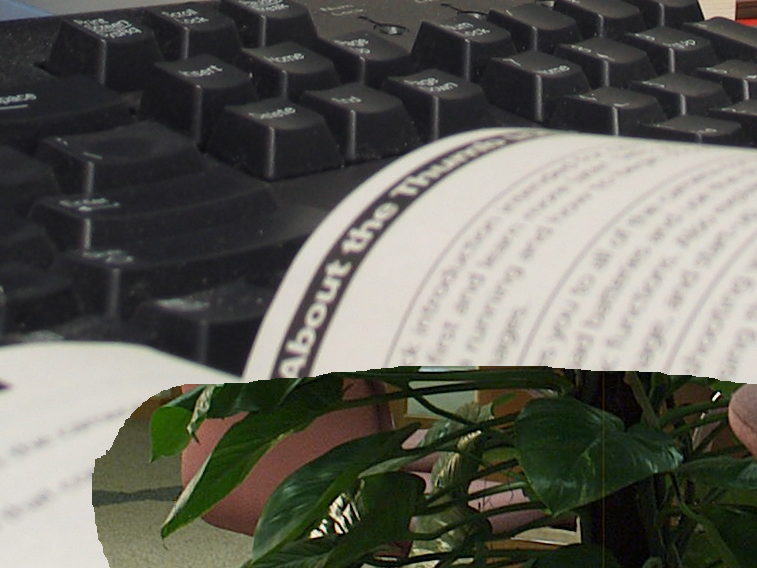
#> input picture Image-Splicing/TestCases/4.png, 757 x 568 px, given in place of 4.jpg, which was not available
$ python JPEG.py   (Python 2 division)   (older library calls are emulated)
#> lines starting #> are read from the running program, lines starting #| are printed output that depends on the picture

import cv2
import numpy as np

# table of [luminance, chrominance, chrominance]
std_quant_tbl = [
  [
  [16,  11,  10,  16,  24,  40,  51,  61],
  [12,  12,  14,  19,  26,  58,  60,  55],
  [14,  13,  16,  24,  40,  57,  69,  56],
  [14,  17,  22,  29,  51,  87,  80,  62],
  [18,  22,  37,  56,  68, 109, 103,  77],
  [24,  35,  55,  64,  81, 104, 113,  92],
  [49,  64,  78,  87, 103, 121, 120, 101],
  [72,  92,  95,  98, 112, 100, 103,  99]
  ],
  [
  [17,  18,  24,  47,  99,  99,  99,  99],
  [18,  21,  26,  66,  99,  99,  99,  99],
  [24,  26,  56,  99,  99,  99,  99,  99],
  [47,  66,  99,  99,  99,  99,  99,  99],
  [99,  99,  99,  99,  99,  99,  99,  99],
  [99,  99,  99,  99,  99,  99,  99,  99],
  [99,  99,  99,  99,  99,  99,  99,  99],
  [99,  99,  99,  99,  99,  99,  99,  99]
  ],
  [
  [17,  18,  24,  47,  99,  99,  99,  99],
  [18,  21,  26,  66,  99,  99,  99,  99],
  [24,  26,  56,  99,  99,  99,  99,  99],
  [47,  66,  99,  99,  99,  99,  99,  99],
  [99,  99,  99,  99,  99,  99,  99,  99],
  [99,  99,  99,  99,  99,  99,  99,  99],
  [99,  99,  99,  99,  99,  99,  99,  99],
  [99,  99,  99,  99,  99,  99,  99,  99]
  ]
]

def JPEG_DCT(imgfile):
    # 3 channels x 8 bits, indexed-colors
#> called with imgfile = '4.jpg'
    img = cv2.imread(imgfile, cv2.CV_LOAD_IMAGE_COLOR)
#> img is the input picture: shape (568, 757, 3); mean B, G, R 89.4, 97.7, 98
    wndName = "original indexed-color"
    cv2.namedWindow(wndName, cv2.WINDOW_AUTOSIZE)
    cv2.imshow(wndName, img)

    iHeight, iWidth = img.shape[:2]
#> iHeight = 568; iWidth = 757
    print "size:", iWidth, "x", iHeight
#| size: 757 x 568

    # set size to multiply of 8
    if (iWidth % 8) != 0:
        filler = img[:,iWidth-1:,:]
#> filler = 568 rows, first 8: [65, 77, 115], [34, 48, 86], [30, 42, 73], [37, 48, 79], [40, 48, 78], [35, 40, 68], [30, 34, 59], [40, 45, 70]
        #print "width filler size", filler.shape
        for i in range(8 - (iWidth % 8)):
            img = np.append(img, filler, 1)
#> this loop made 3 passes
#> pass 3, in JPEG_DCT, `img = np.append(img, filler, 1)`:
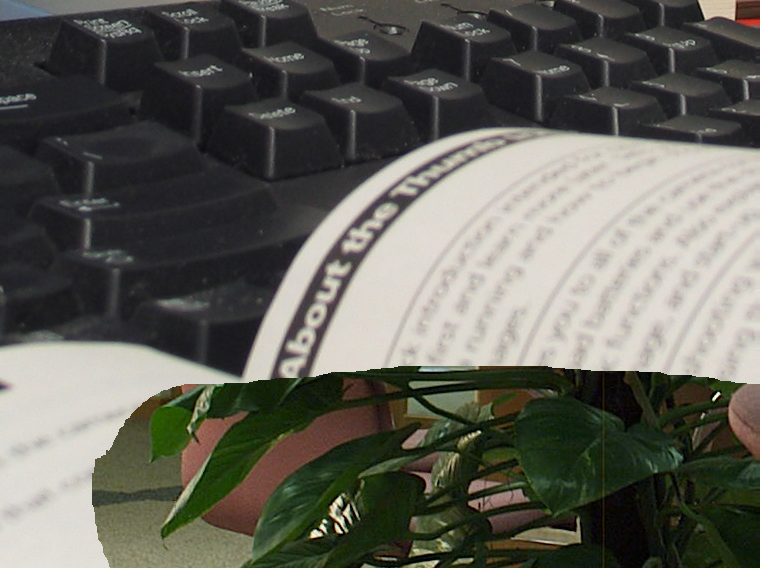
#> img: shape (568, 760, 3); mean B, G, R 89.5, 97.8, 98.2

    if (iHeight % 8) != 0:
        filler = img[iHeight-1:,:,:]
        #print "height filler size", filler.shape
        for i in range(8 - (iHeight % 8)):
            img = np.append(img, filler, 0)

    iHeight, iWidth = img.shape[:2]
#> iWidth = 760
    print "new size:", iWidth, "x", iHeight
#| new size: 760 x 568

    # convert to YCrCb, Y=luminance, Cr/Cb=red/blue-difference chrominance
    img = cv2.cvtColor(img, cv2.COLOR_BGR2YCR_CB)
#> img: shape (568, 760, 3); mean of channels 0, 1, 2 96.9, 128.9, 123.8

    # array as storage for DCT + quant.result
    img2 = np.empty(shape=(iHeight, iWidth, 3))

    # FORWARD ----------------
    # do calc. for each 8x8 non-overlapping blocks
    cv2.imshow("dctimage",img2)
    for startY in range(0, iHeight, 8):
        for startX in range(0, iWidth, 8):
            for c in range(0, 3):
                block = img[startY:startY+8, startX:startX+8, c:c+1].reshape(8,8)

                # apply DCT for a block
                blockf = np.float32(block)     # float conversion
                dst = cv2.dct(blockf)          # dct

                # quantization of the DCT coefficients
                blockq = np.around(np.divide(dst, std_quant_tbl[c]))
                blockq = np.multiply(blockq, std_quant_tbl[c])

                # store the result
                for y in range(8):
                    for x in range(8):
                        img2[startY+y, startX+x, c] = blockq[y, x]
#> img2: shape (568, 760, 3) float64; mean of channels 0, 1, 2 12.1, 16.1, 15.5


    # INVERSE ----------------
    for startY in range(0, iHeight, 8):
        for startX in range(0, iWidth, 8):
            for c in range(0, 3):
                block = img2[startY:startY+8, startX:startX+8, c:c+1].reshape(8,8)

                blockf = np.float32(block)     # float conversion
                dst = cv2.idct(blockf)         # inverse dct
                np.place(dst, dst>255.0, 255.0)     # saturation
                np.place(dst, dst<0.0, 0.0)         # grounding
                block = np.uint8(np.around(dst))

                # store the results
                for y in range(8):
                    for x in range(8):
                        img[startY+y, startX+x, c] = block[y, x]
#> img: shape (568, 760, 3); mean of channels 0, 1, 2 96.9, 128.7, 123.9

    print img.dtype
#| uint8
    # convert to BGR
    img = cv2.cvtColor(img, cv2.COLOR_YCR_CB2BGR)

    wndName1 = "DCT + quantization + inverseDCT"
    cv2.namedWindow(wndName1, cv2.WINDOW_AUTOSIZE)
    cv2.imshow(wndName1, img)
    cv2.waitKey(0)
    cv2.destroyWindow(wndName1)
    cv2.destroyWindow(wndName)

if __name__ == "__main__":
    JPEG_DCT("4.jpg")

$ run again, with Image-Splicing/TestCases/1.png copied over Image-Splicing/TestCases/4.png
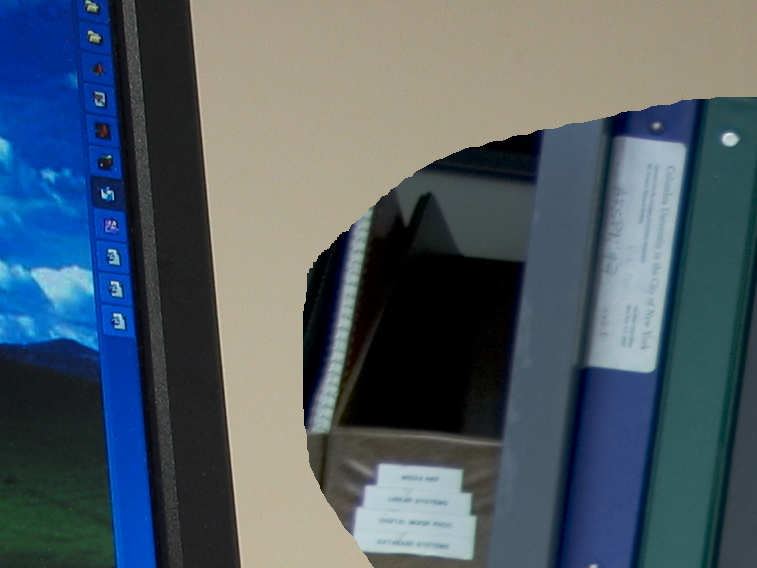
#> input picture Image-Splicing/TestCases/1.png, 757 x 568 px, given in place of 4.jpg, which was not available
#> in JPEG_DCT, img is the input picture: shape (568, 757, 3); mean B, G, R 103, 93.7, 79.8
#| size: 757 x 568
#> filler = 568 rows, first 8: [122, 141, 151], [123, 142, 153], [123, 143, 154], [122, 143, 151], [121, 141, 152], [123, 142, 154], [124, 141, 154], [122, 138, 153]
#> the loop in JPEG_DCT, `for i in range(8 - (iWidth % 8)):` made 3 passes
#> pass 3, in JPEG_DCT, `img = np.append(img, filler, 1)`:
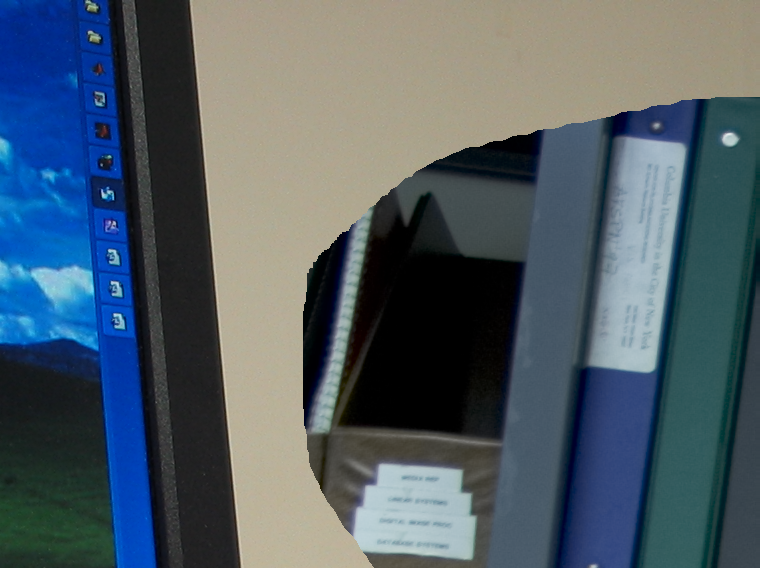
#> img: shape (568, 760, 3); mean B, G, R 102.9, 93.6, 79.8
#| new size: 760 x 568
#| uint8

$ run again, with Image-Splicing/TestCases/2.png copied over Image-Splicing/TestCases/4.png
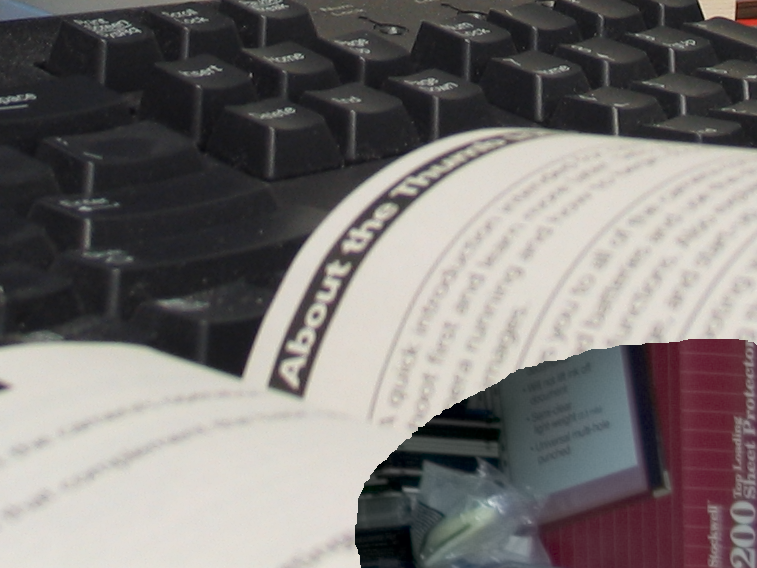
#> input picture Image-Splicing/TestCases/2.png, 757 x 568 px, given in place of 4.jpg, which was not available
#> in JPEG_DCT, img is the input picture: shape (568, 757, 3); mean B, G, R 115.7, 117.2, 121.6
#| size: 757 x 568
#> filler = 568 rows, first 8: [65, 77, 115], [34, 48, 86], [30, 42, 73], [37, 48, 79], [40, 48, 78], [35, 40, 68], [30, 34, 59], [40, 45, 70]
#> the loop in JPEG_DCT, `for i in range(8 - (iWidth % 8)):` made 3 passes
#> pass 3, in JPEG_DCT, `img = np.append(img, filler, 1)`:
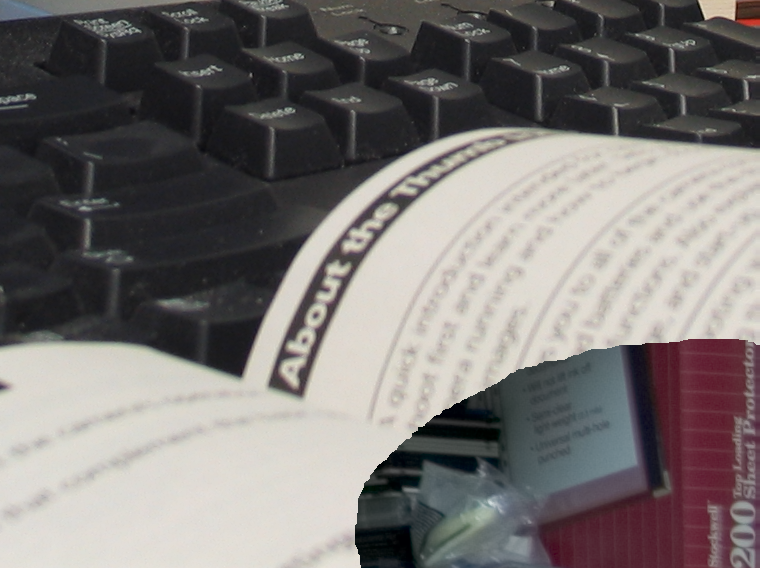
#> img: shape (568, 760, 3); mean B, G, R 115.7, 117.2, 121.6
#| new size: 760 x 568
#| uint8

$ run again, with Image-Splicing/TestCases/3.png copied over Image-Splicing/TestCases/4.png
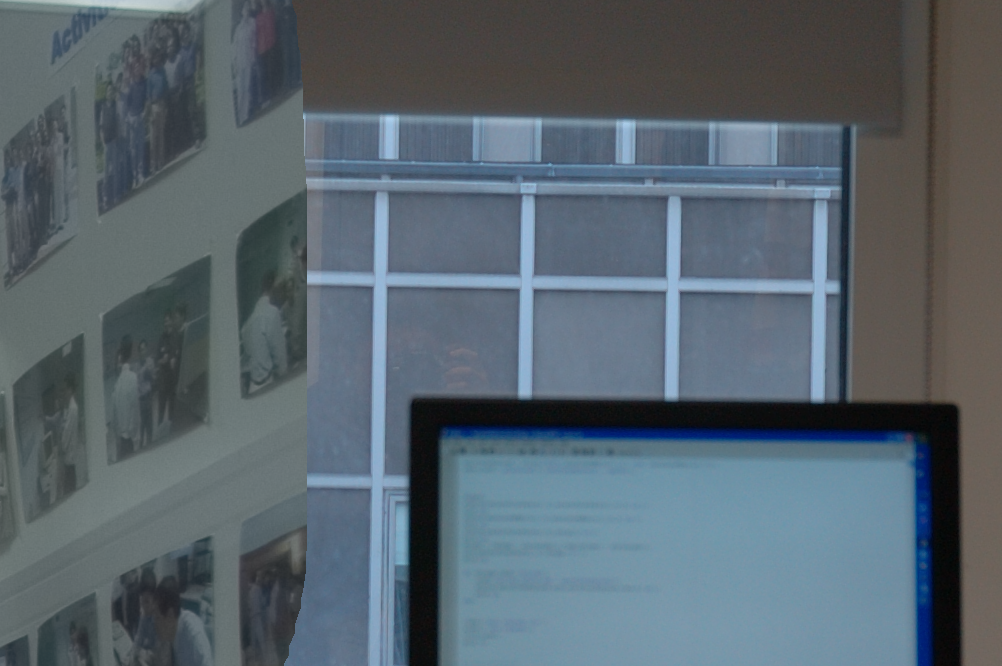
#> input picture Image-Splicing/TestCases/3.png, 1002 x 666 px, given in place of 4.jpg, which was not available
#> in JPEG_DCT, img is the input picture: shape (666, 1002, 3); mean B, G, R 109.6, 100.7, 88.1
#| size: 1002 x 666
#> in JPEG_DCT, `filler = img[:,iWidth-1:,:]`: filler = 666 rows, first 8: [68, 76, 83], [70, 78, 86], [71, 79, 87], [72, 80, 87], [71, 78, 86], [71, 79, 85], [73, 80, 86], [73, 81, 87]
#> after the loop in JPEG_DCT, `for i in range(8 - (iWidth % 8)):`:
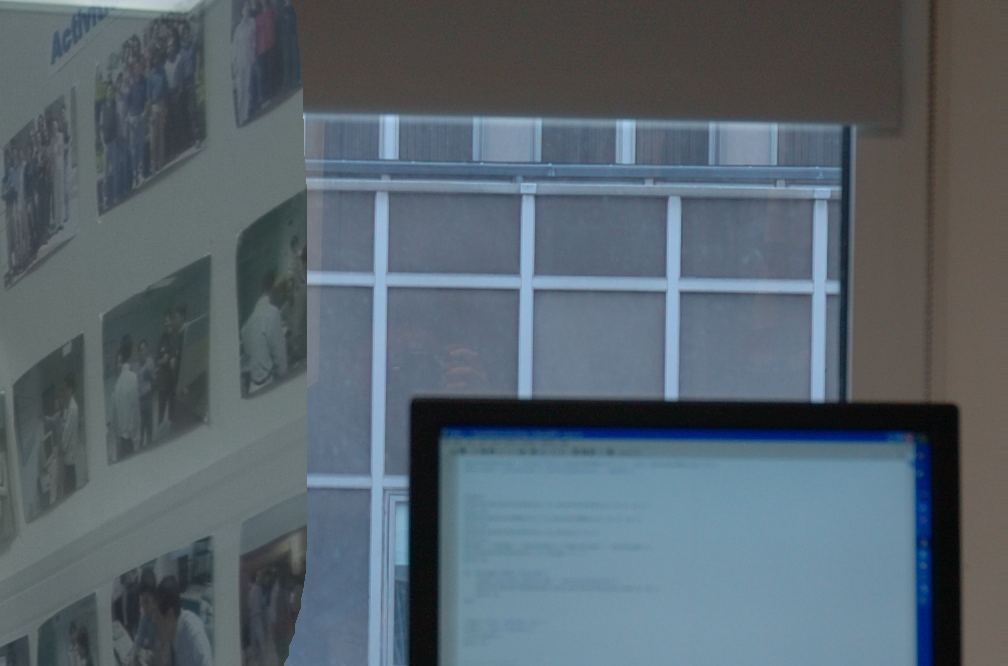
#> img: shape (666, 1008, 3); mean B, G, R 109.4, 100.7, 88.2
#> in JPEG_DCT, `filler = img[iHeight-1:,:,:]`: filler = 1008 rows, first 8: [111, 104, 94], [112, 106, 96], [115, 108, 98], [114, 107, 99], [111, 105, 97], [100, 93, 87], [83, 77, 69], [75, 68, 59]
#> after the loop in JPEG_DCT, `for i in range(8 - (iHeight % 8)):`:
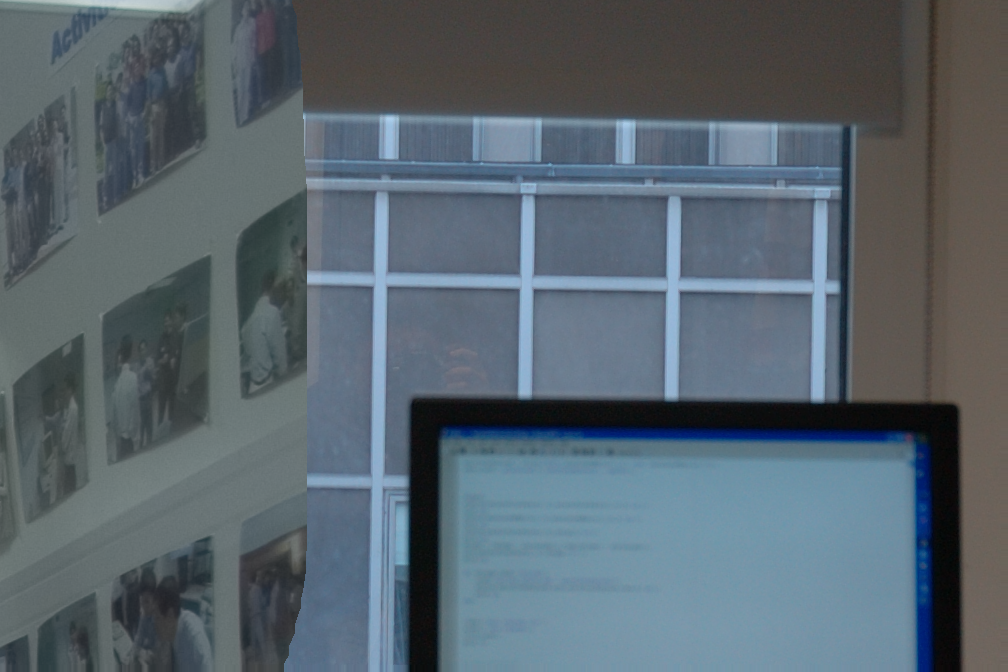
#> img: shape (672, 1008, 3); mean B, G, R 109.6, 100.7, 88.2
#| new size: 1008 x 672
#| uint8
